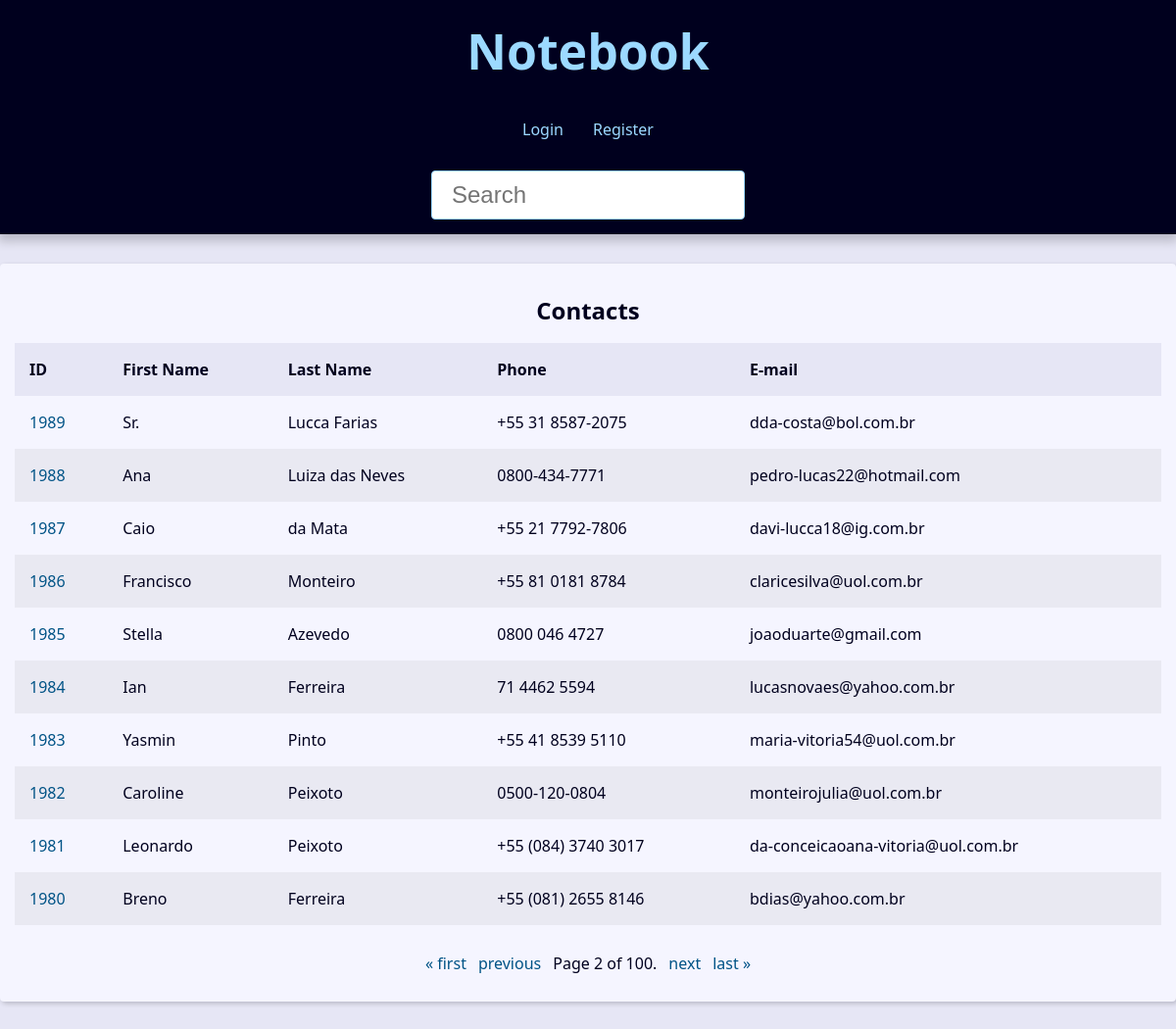
The page /?page=2&q= on the database its author committed.
### contact/models.py (models this page shows, shortened)
class Contact(models.Model):
    first_name = models.CharField(max_length=50)
    last_name = models.CharField(max_length=50)
    phone = models.CharField(max_length=50)
    email = models.EmailField(max_length=254, blank=True)
    created_date = models.DateTimeField(default=timezone.now)
    description = models.TextField(blank=True)
    show = models.BooleanField(default=True)
    picture = models.ImageField(blank=True, upload_to='pictures/%Y/%m/')
    category = models.ForeignKey(
        Category,
        on_delete=models.SET_NULL,
        blank=True, null=True
    )
    owner = models.ForeignKey(
        User,
        on_delete=models.SET_NULL,
        blank=True, null=True
    )

### contact/views/contact_views.py (the view)
# urls.py: path('', views.index, name='index'),
def index(request):
    contacts = Contact.objects \
        .filter(show=True)\
        .order_by('-id')
    paginator = Paginator(contacts, 10)
    page_number = request.GET.get("page")
    page_obj = paginator.get_page(page_number)
    context = {
        'page_obj': page_obj,
        'site_title': 'Contatos - '
    }
    return render(
        request,
        'contact/index.html',
        context
    )

### contact/templates/contact/index.html
{% extends 'global/base.html' %}
{% block content %}
  {% if page_obj %}
    <div class="responsive-table">
      <table class="contacts-table">
        <caption class="table-caption ">
          Contacts
        </caption>
        <thead>
          <tr class="table-row table-row-header">
            <th class="table-header">ID</th>
            <th class="table-header">First Name</th>
            <th class="table-header">Last Name</th>
            <th class="table-header">Phone</th>
            <th class="table-header">E-mail</th>
          </tr>
        </thead>
        <tbody>
          {% for contact in page_obj %}
            <tr class="table-row">
              <td class="table-cel">
                <a
                  class="table-link"
                  href="{% url 'contact:contact' contact.id %}"
                >
                  {{ contact.id }}
                </a>
              </td>
              <td class="table-cel">
                {{ contact.first_name }}
              </td>
              <td class="table-cel">
                {{ contact.last_name }}
              </td>
              <td class="table-cel">
                {{ contact.phone }}
              </td>
              <td class="table-cel">
                {{ contact.email }}
              </td>
            </tr>
          {% endfor %}
        </tbody>
      </table>
    </div>
  {% else %}
    <div class="single-contact">
      <h1 class="single-contact-name">
        Nenhum contato encontrado.
      </h1>
    </div>
  {% endif %}
{% endblock content %}

### base_static/global/css/style.css (style rules this page uses)
:root { --spacing: 1.5rem; --link-dark-color: rgb(0, 83, 134); --link-light-color: rgb(156, 217, 255); --clr-white: rgb(245, 245, 255); --clr-black: rgb(0, 0, 30); --clr-light-gray: rgb(230, 230, 245); --clr-dark-shadow-5: rgba(0, 0, 10, 5%); --clr-dark-shadow-10: rgba(0, 0, 10, 10%); --clr-dark-shadow-20: rgba(0, 0, 10, 20%); --clr-light-shadow-5: rgba(200, 200, 255, 5%); --clr-light-shadow-10: rgba(200, 200, 255, 10%); --clr-light-shadow-20: rgba(200, 200, 255, 20%); --main-page-width: 120rem; --table-min-width: 60rem; --biggest-font-size: 5rem; --bigger-font-size: 4rem; --big-font-size: 3.2rem; --medium-font-size: 2.4rem; --small-font-size: 1.6rem; --smaller-font-size: 1.4rem; --smallest-font-size: 1.2rem; --transition-fast: 300ms; --transition-medium: 600ms; --transition-slow: 1s; --default-border-radius: 4px; }
*, *::before, *::after { margin: 0; padding: 0; box-sizing: border-box; }
html { font-size: 62.5%; }
body { font-family: system-ui, -apple-system, BlinkMacSystemFont, 'Segoe UI', Roboto, Oxygen, Ubuntu, Cantarell, 'Open Sans', 'Helvetica Neue', sans-serif; line-height: 1.5; font-size: var(--small-font-size); color: var(--clr-black); -webkit-font-smoothing: antialiased; background: var(--clr-light-gray); }
.responsive-table { width: 100%; overflow-x: auto; }
.contacts-table { width: 100%; min-width: var(--table-min-width); border-collapse: collapse; }
.table-caption { font-size: var(--medium-font-size); font-weight: bold; padding: var(--spacing); }
.table-row { text-align: left; text-overflow: ellipsis; transition: background-color var(--transition-fast) ease-in-out; }
.table-row:nth-of-type(2n) { background: var(--clr-dark-shadow-5); }
.table-row-header { background: var(--clr-light-gray); color: var(--clr-black); }
.table-cel, .table-header { padding: var(--spacing); }
.table-link { color: var(--link-dark-color); transition: color var(--transition-fast) ease-in-out; text-decoration: none; }

### rows shown on the page
Contact: id "1989", first_name "Sr.", last_name "Lucca Farias", phone "+55 31 8587-2075", email "dda-costa@bol.com.br"
Contact: id "1988", first_name "Ana", last_name "Luiza das Neves", phone "0800-434-7771", email "pedro-lucas22@hotmail.com"
Contact: id "1987", first_name "Caio", last_name "da Mata", phone "+55 21 7792-7806", email "davi-lucca18@ig.com.br"
Contact: id "1986", first_name "Francisco", last_name "Monteiro", phone "+55 81 0181 8784", email "claricesilva@uol.com.br"
Contact: id "1985", first_name "Stella", last_name "Azevedo", phone "0800 046 4727", email "joaoduarte@gmail.com"
Contact: id "1984", first_name "Ian", last_name "Ferreira", phone "71 4462 5594", email "lucasnovaes@yahoo.com.br"
Contact: id "1983", first_name "Yasmin", last_name "Pinto", phone "+55 41 8539 5110", email "maria-vitoria54@uol.com.br"
Contact: id "1982", first_name "Caroline", last_name "Peixoto", phone "0500-120-0804", email "monteirojulia@uol.com.br"
Contact: id "1981", first_name "Leonardo", last_name "Peixoto", phone "+55 (084) 3740 3017", email "da-conceicaoana-vitoria@uol.com.br"
Contact: id "1980", first_name "Breno", last_name "Ferreira", phone "+55 (081) 2655 8146", email "bdias@yahoo.com.br"

### other values the page prints
{{ page_obj.number }} "2"
{{ page_obj.paginator.num_pages }} "100"
